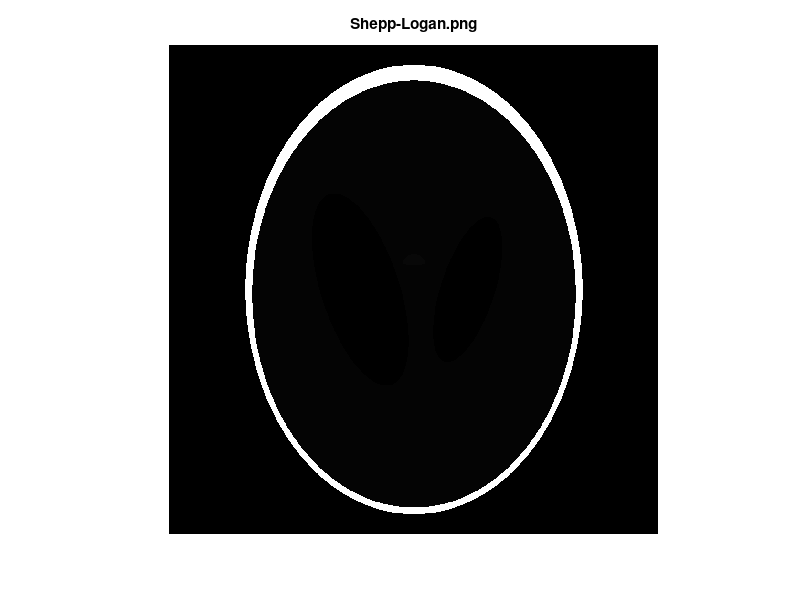
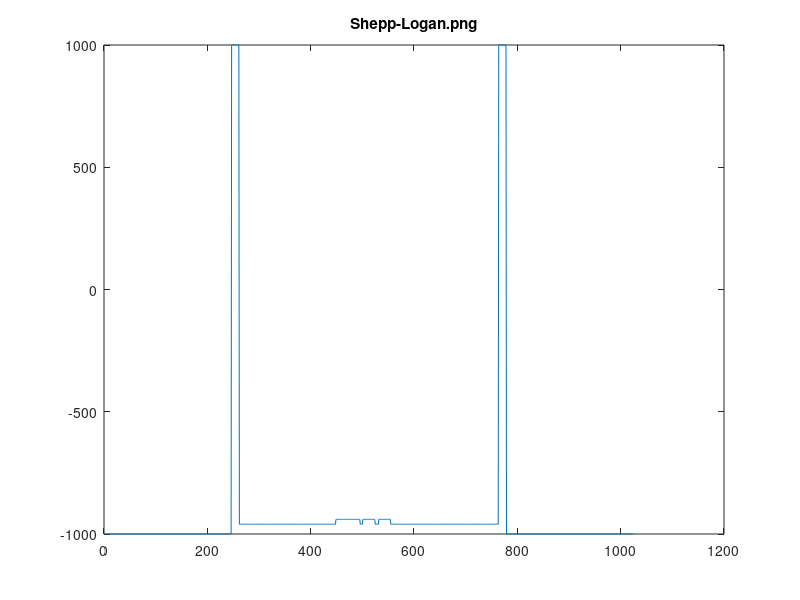

MATLAB code for these plots, in order: (Note: this script raises an error after producing the figures.)
clear all;
% Script to generate the digital phantoms for reconstruction
% The phantoms created by the standard Matlab functions then divided by 2.5
% to get realistic values in [1/cm] units. Then the mu values are converted to
% Hounsfield units (mu_air ~= 0 was used). 
% Since the png can handle only positive values and the vacuum has -1000 HU value,
% 1000 was added to the values. 

[P,E]=phantom('Shepp-Logan', 1024);
E(:,1)=[2., -0.98, -0.02, -0.02, 0.01, 0.01, 0.01, 0.01, 0.01, 0.01];
mu_water=0.2; %[1/cm]
%P=uint16(1000*(phantom(E, 1024)/5-mu_water)/mu_water + 1000);
P=uint16(1000*(P/2.5-mu_water)/mu_water + 1000);
imshow(P);
caxis([0 max(max(P))])
title('Shepp-Logan.png')
figure(2);
plot(int32(P(822,:))-1000);
title('Shepp-Logan.png')
imwrite(P, 'SheppLogan.png', 'BitDepth', 16); % 16 bit

P(1000:1024,:)=[];
P(1:24,:)=[];
P(:,1:130)=[];
imwrite(P, 'SheppLogan_asymmetric.png', 'BitDepth', 16); %16 bit


P2=uint16(1000*(phantom('Modified Shepp-Logan', 1024)/2.5-mu_water)/mu_water + 1000);
figure(3);
imshow(P2);
ax=gca;
caxis([0 max(max(P2))])
title('ModifiedSheppLogan.png')
figure(4);
plot(int32(P2(822,:))-1000);
title('ModifiedSheppLogan.png')
imwrite(P2, 'ModifiedSheppLogan.png', 'BitDepth', 16);  %16/15 bit

P2(1000:1024,:)=[];
P2(1:24,:)=[];
P2(:,1:130)=[];
%figure(5);
%imshow(P2);
imwrite(P2, 'ModifiedSheppLogan_asymmetric.png', 'BitDepth', 16); % 16/15 bit
